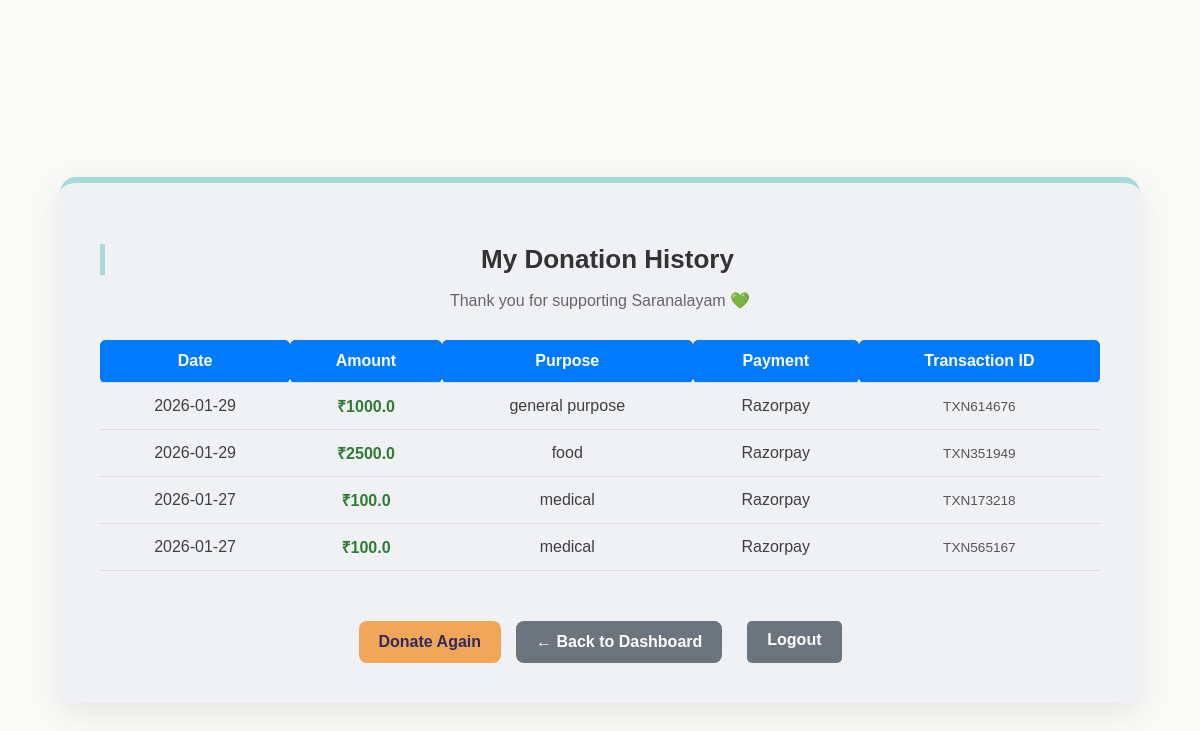
Before: /my-donations (signed in) with the older database file.
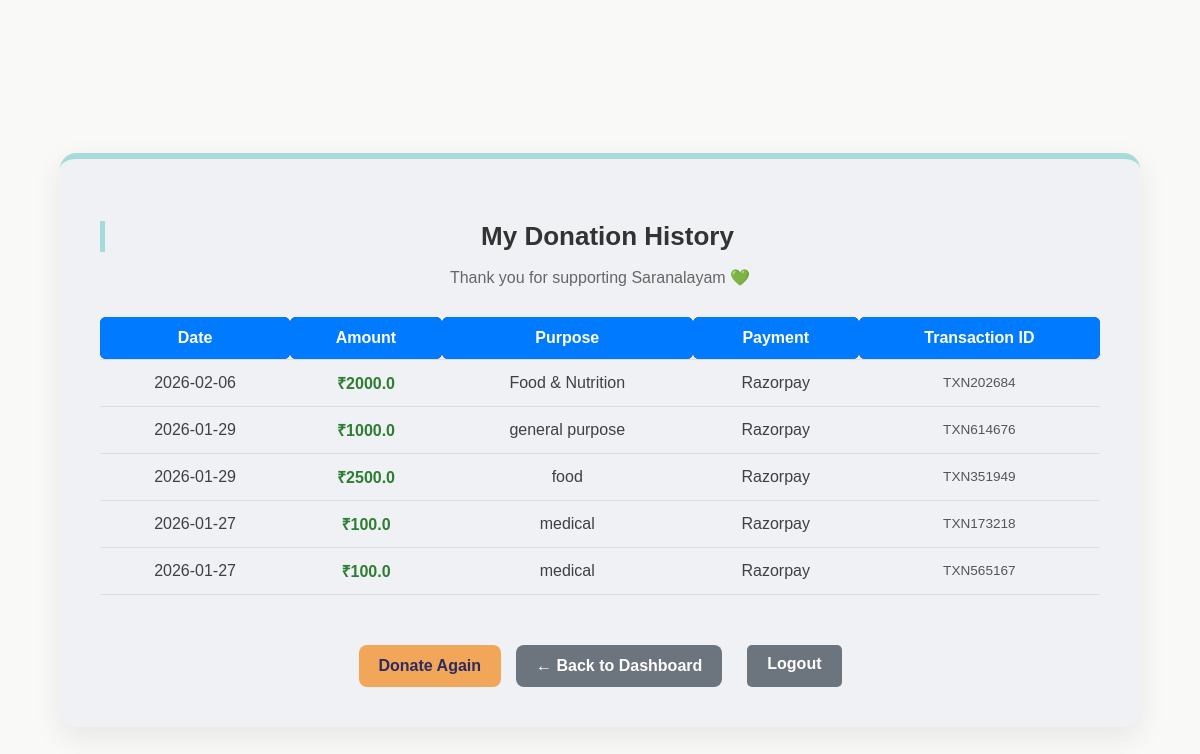
After: the same page with the newer database file.
### tables this page shows
CREATE TABLE donation_summary (
    id INTEGER PRIMARY KEY AUTOINCREMENT,
    user_email TEXT,
    donor_name TEXT,
    email TEXT,
    phone TEXT,
    country TEXT,
    amount REAL,
    purpose TEXT,
    payment_method TEXT,
    date TEXT,
    qr_id TEXT UNIQUE,
    payment_id TEXT,
    order_id TEXT,
    status TEXT DEFAULT 'Pending'
);

### app.py (the view)
@app.route('/my-donations')
def my_donations():
    if 'user' not in session:
        return redirect('/login')
    db = get_db()
    cur = db.cursor()
    cur.execute(
        "SELECT * FROM donation_summary WHERE user_email=? ORDER BY date DESC",
        (session['user'],)
    )
    donations = cur.fetchall()
    db.close()
    return render_template('my_donation.html', donations=donations)

### app.py (called while the page is built)
def get_db():
    conn = sqlite3.connect(DB)
    conn.row_factory = sqlite3.Row
    return conn

### templates/my_donation.html (shortened to what this page needs)
<!DOCTYPE html>
<html lang="en">
<head>
    <link rel="stylesheet" href="{{ url_for('static', filename='style.css') }}">
</head>
<body class="user-page">
<div class="user-container">
    <div class="user-header">
        <h2>My Donation History</h2>
        <p>Thank you for supporting Saranalayam 💚</p>
    </div>
    {% if donations %}
    <div class="table-wrapper">
        <table class="modern-table">
            <thead>
                <tr>
                    <th>Date</th>
                    <th>Amount</th>
                    <th>Purpose</th>
                    <th>Payment</th>
                    <th>Transaction ID</th>
                </tr>
            </thead>
            <tbody>
                {% for d in donations %}
                <tr>
                    <td>{{ d['date'] }}</td>
                    <td class="amount">₹{{ d['amount'] }}</td>
                    <td>{{ d['purpose'] }}</td>
                    <td>{{ d['payment_method'] }}</td>
                    <td class="txn-id">{{ d['qr_id'] }}</td>
                </tr>
                {% endfor %}
            </tbody>
        </table>
    </div>
    {% else %}
        <div class="empty-state">
            <p>You have not made any donations yet.</p>
            <a href="/donate" class="primary-btn">Make Your First Donation</a>
        </div>
    {% endif %}
    <div class="user-actions">
    <a href="/donate" class="primary-btn">Donate Again</a>
    <a href="/user-dashboard" class="neutral-btn"> ← Back to Dashboard</a>
    <a href="/logout" class="secondary-btn">Logout</a>
</div>
</div>
</body>
</html>

### static/style.css (style rules this page uses)
body { font-family: "Segoe UI", Arial, sans-serif; background: #F9FAF7; padding: 20px; margin: 0; color: #3F3F46; }
h2 { color: #2E2B5F; border-left: 5px solid #A7DADB; padding-left: 10px; }
a { display: inline-block; margin-top: 10px; color: #2E2B5F; text-decoration: none; font-weight: 600; }
.table-wrapper { overflow-x: auto; }
.amount { font-weight: bold; color: #2e7d32; }
.txn-id { font-size: 0.9rem; color: #555; }
.user-page { background: #F9FAF7; min-height: 100vh; display: flex; align-items: center; justify-content: center; }
.user-container { width: 95%; max-width: 1000px; background: #EFF1F4; padding: 40px; border-radius: 16px; box-shadow: 0 10px 30px rgba(0,0,0,0.08); border-top: 6px solid #A7DADB; }
.user-header { text-align: center; margin-bottom: 30px; }
.user-header h2 { font-size: 26px; margin-bottom: 5px; }
.user-header p { color: #666; }
.modern-table { width: 100%; border-collapse: collapse; }
.modern-table thead { background: #2E2B5F; color: #A7DADB; font-weight: 600; }
.modern-table th, .modern-table td { padding: 12px; text-align: center; }
.modern-table tbody tr { border-bottom: 1px solid #eee; }
.txn-id { font-size: 0.85rem; color: #555; }
.user-actions { margin-top: 30px; display: flex; justify-content: center; gap: 15px; }
.primary-btn { background: #F2A65A; color: #2E2B5F; padding: 12px 20px; border-radius: 8px; text-decoration: none; font-weight: 600; transition: 0.3s ease; }
.secondary-btn { background: #c0392b; color: white; padding: 12px 20px; border-radius: 8px; text-decoration: none; font-weight: 600; transition: 0.3s ease; }
.neutral-btn { background: #6c757d; color: white; padding: 12px 20px; border-radius: 8px; text-decoration: none; font-weight: 600; transition: 0.3s ease; }
body { font-family: 'Segoe UI', Tahoma, Geneva, Verdana, sans-serif; background-color: #f4f6f8; margin: 0; padding: 0; }
h2 { text-align: center; margin-bottom: 25px; color: #333; }
a { display: block; text-align: center; margin-top: 20px; text-decoration: none; color: #007bff; font-weight: 500; }
body { font-family: 'Segoe UI', sans-serif; background:#f4f6f8; margin:0; padding:20px; }
h2 { text-align:center; margin-bottom:20px; }
table { width:100%; border-collapse:collapse; }
th, td { padding:12px; border-bottom:1px solid #ddd; text-align:center; }
th { background:#007bff; color:#fff; border-radius:6px; }
a { text-decoration:none; color:#007bff; display:inline-block; margin-top:20px; }
body { font-family: Arial, sans-serif; background: #f5f6fa; padding: 20px; }
h2, h3 { color: #333; }
.secondary-btn { margin-left: 10px; padding: 10px 20px; background: #6c757d; color: #fff; border-radius: 5px; text-decoration: none; }
body { font-family: Arial, sans-serif; background: #f5f7fa; margin: 0; padding: 40px; }

Changed rows visible on the page:
added donation_summary: date "2026-02-06", amount "2000.0", purpose "Food & Nutrition", payment_method "Razorpay", qr_id "TXN202684"
